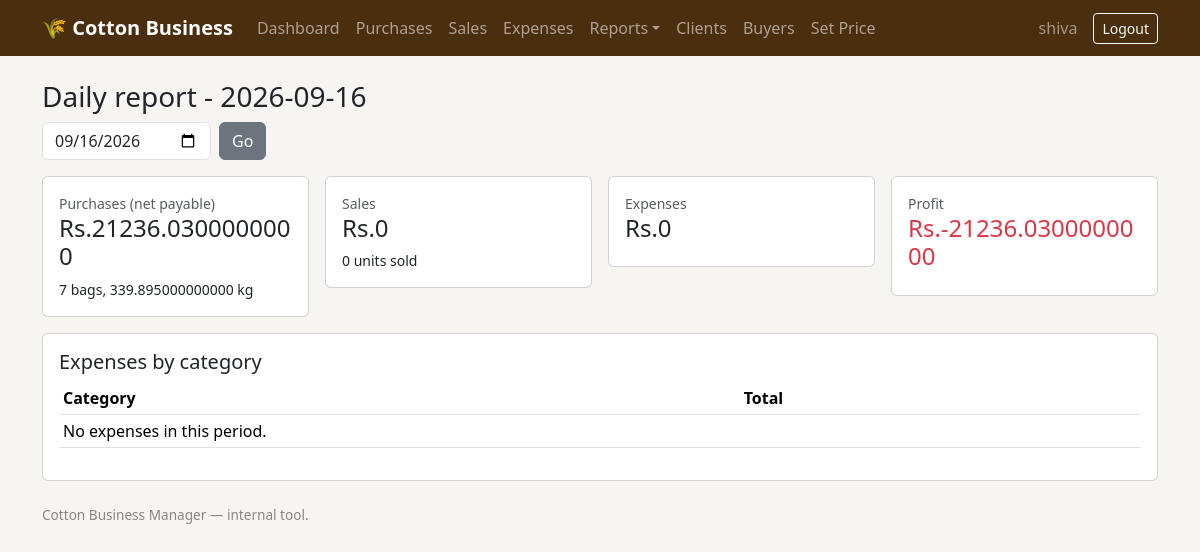
The page /reports/daily/ (signed in) on the database as committed earlier.
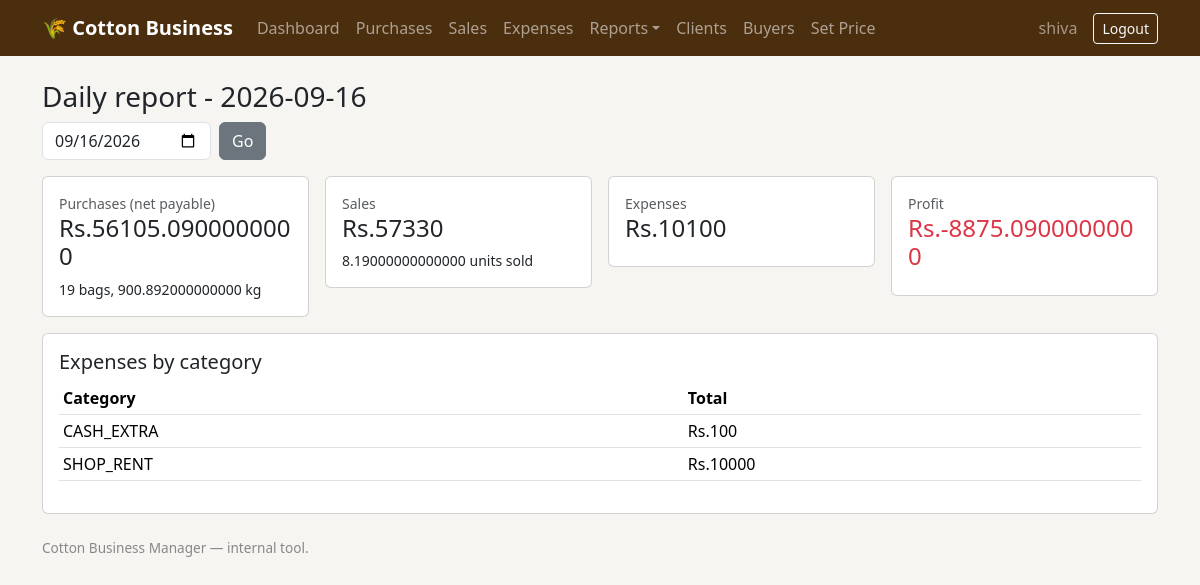
The same page on the database as committed later.
### core/models.py (models this page shows, shortened)
class Expense(models.Model):
    CATEGORY_CHOICES = [
        ("CASH_EXTRA", "Extra Cash Given (purchase/delivery)"),
        ("LABOUR", "Labour Cost"),
        ("TRANSPORT", "Vehicle / Transport Rent"),
        ("SHOP_RENT", "Shop Rent"),
        ("LOADING", "Loading / Unloading"),
        ("OTHER", "Other"),
    ]
    date = models.DateField(default=timezone.now)
    category = models.CharField(max_length=15, choices=CATEGORY_CHOICES)
    description = models.CharField(max_length=255, blank=True)
    amount = models.DecimalField(max_digits=12, decimal_places=2)
    related_purchase = models.ForeignKey(
        Purchase, on_delete=models.SET_NULL, null=True, blank=True, related_name="extra_costs"
    )
    created_at = models.DateTimeField(auto_now_add=True)
    class Meta:
        ordering = ["-date", "-created_at"]

### core/views.py (the view)
# urls.py: path("reports/daily/", views.report_daily, name="report_daily"),
@login_required
def report_daily(request):
    day_str = request.GET.get("date")
    day = date.fromisoformat(day_str) if day_str else timezone.localdate()
    report = services.profit_report(day, day)
    return render(
        request,
        "core/report.html",
        {"report": report, "title": f"Daily report - {day}", "mode": "daily", "day": day},
    )

### core/services.py (called while the page is built)
def purchase_totals(date_from, date_to):
    qs = Purchase.objects.filter(date__gte=date_from, date__lte=date_to)
    agg = qs.aggregate(
        total_gross=Sum("gross_amount"),
        total_cash_cutting=Sum("cash_cutting_amount"),
        total_net_payable=Sum("net_payable"),
        total_net_weight_kg=Sum("net_weight_kg"),
        total_bags=Sum("num_bags"),
    )
    return {k: (v or Decimal("0")) for k, v in agg.items()}, qs

def sale_totals(date_from, date_to):
    qs = Sale.objects.filter(date__gte=date_from, date__lte=date_to)
    agg = qs.aggregate(total_amount=Sum("amount"), total_quantity=Sum("quantity"))
    return {k: (v or Decimal("0")) for k, v in agg.items()}, qs

def expense_totals(date_from, date_to):
    qs = Expense.objects.filter(date__gte=date_from, date__lte=date_to)
    total = qs.aggregate(total=Sum("amount"))["total"] or Decimal("0")
    by_category = qs.values("category").annotate(total=Sum("amount")).order_by("category")
    return total, by_category, qs

### core/templates/core/report.html (shortened to what this page needs)
{% extends "core/base.html" %}
{% block content %}
<h3>{{ title }}</h3>
{% if mode == "daily" %}
<form method="get" class="row g-2 mb-3">
  <div class="col-auto"><input type="date" name="date" value="{{ day|date:'Y-m-d' }}" class="form-control"></div>
  <div class="col-auto"><button class="btn btn-secondary">Go</button></div>
</form>
{% endif %}
<div class="row g-3">
  <div class="col-md-3"><div class="card p-3"><small class="text-muted">Purchases (net payable)</small><h4>Rs.{{ report.total_purchase_cost }}</h4><small>{{ report.total_purchase_bags }} bags, {{ report.total_purchase_net_weight_kg }} kg</small></div></div>
  <div class="col-md-3"><div class="card p-3"><small class="text-muted">Sales</small><h4>Rs.{{ report.total_sales }}</h4><small>{{ report.total_sale_quantity }} units sold</small></div></div>
  <div class="col-md-3"><div class="card p-3"><small class="text-muted">Expenses</small><h4>Rs.{{ report.total_expenses }}</h4></div></div>
  <div class="col-md-3"><div class="card p-3"><small class="text-muted">Profit</small>
    <h4 class="{% if report.profit >= 0 %}text-success{% else %}text-danger{% endif %}">Rs.{{ report.profit }}</h4>
  </div></div>
</div>
<div class="card p-3 mt-3">
  <h5>Expenses by category</h5>
  <table class="table table-sm">
    <thead><tr><th>Category</th><th>Total</th></tr></thead>
    <tbody>
    {% for row in report.expense_by_category %}
      <tr><td>{{ row.category }}</td><td>Rs.{{ row.total }}</td></tr>
    {% empty %}
      <tr><td colspan="2">No expenses in this period.</td></tr>
    {% endfor %}
    </tbody>
  </table>
</div>
{% endblock %}

Rows that differ between the two databases and show on the page:
added Expense: category "CASH_EXTRA", total "100"
added Expense: category "SHOP_RENT", total "10000"
Other text that changed with them:
{{ report.total_purchase_cost }}: "21236.0300000000" → "56105.0900000000"
{{ report.total_purchase_bags }}: "7" → "19"
{{ report.total_purchase_net_weight_kg }}: "339.895000000000" → "900.892000000000"
{{ report.total_sales }}: "0" → "57330"
{{ report.total_sale_quantity }}: "0" → "8.19000000000000"
{{ report.total_expenses }}: "0" → "10100"
{{ report.profit }}: "-21236.0300000000" → "-8875.0900000000"
text no longer shown: "No expenses in this period."
